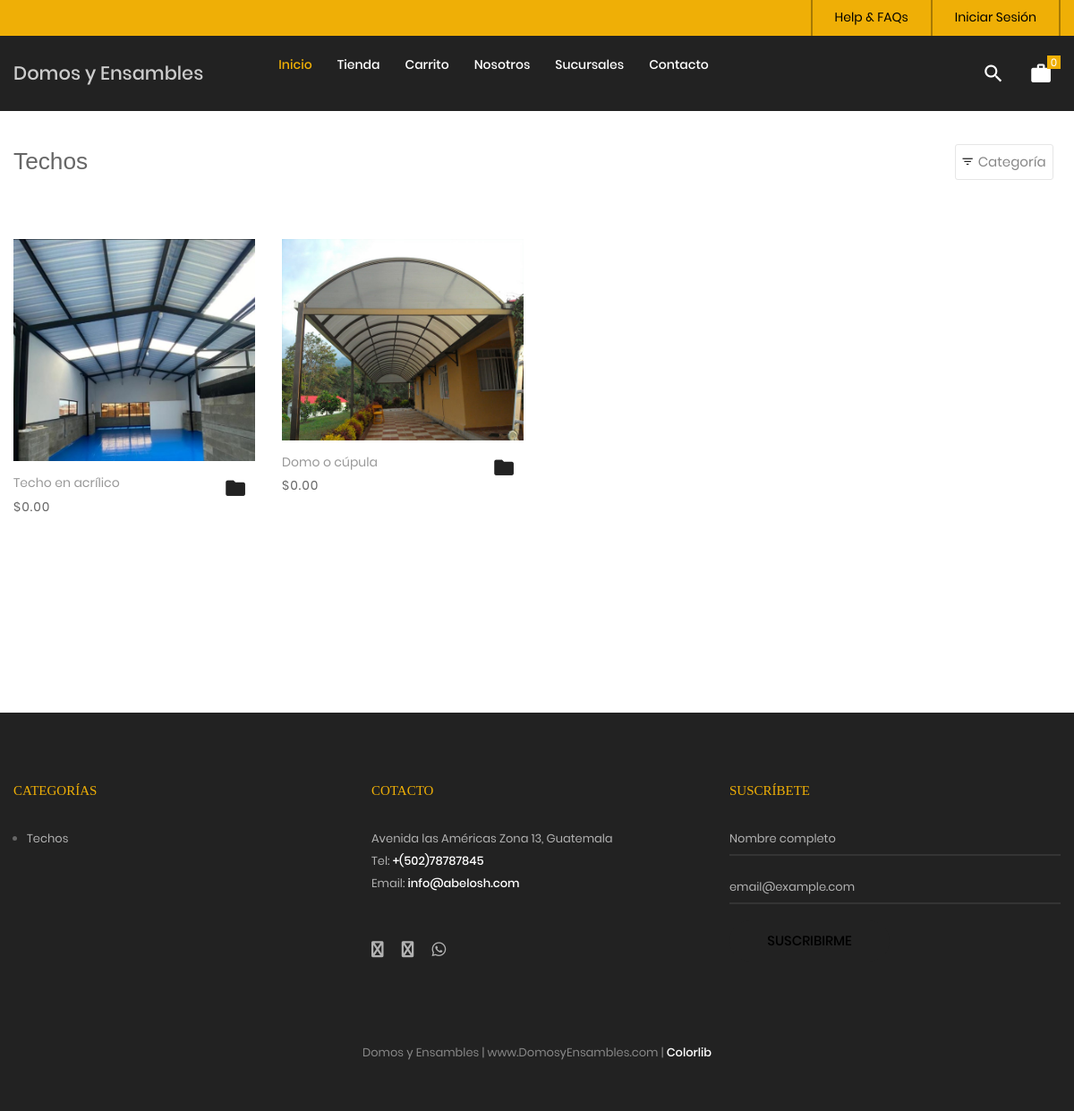
Page /tienda/categoria/1/techos on the committed database.
### tables this page shows
CREATE TABLE `producto` (
  `idproducto` bigint(20) NOT NULL,
  `categoriaid` bigint(20) NOT NULL,
  `codigo` varchar(30) NOT NULL,
  `nombre` varchar(255) NOT NULL,
  `descripcion` text NOT NULL,
  `imagen` varchar(100) DEFAULT NULL,
  `datecreated` datetime NOT NULL DEFAULT current_timestamp(),
  `ruta` varchar(255) NOT NULL,
  `status` int(11) NOT NULL DEFAULT 1
);

CREATE TABLE `categoria` (
  `idcategoria` bigint(20) NOT NULL,
  `nombre` varchar(255) NOT NULL,
  `descripcion` text NOT NULL,
  `portada` varchar(100) NOT NULL,
  `datecreated` datetime NOT NULL DEFAULT current_timestamp(),
  `ruta` varchar(255) NOT NULL,
  `status` int(11) NOT NULL DEFAULT 1
);

### Libraries/Core/Views.php (called while the page is built)
<?php
	class Views
	{
		function getView($controller,$view,$data="")
		{
			$controller = get_class($controller);
			if($controller == "Home"){
				$view = "Views/".$view.".php";
			}else{
				$view = "Views/".$controller."/".$view.".php";
			}
			require_once ($view);
		}
	}
 ?>

### index.php (called while the page is built, shortened)
<?php
	require_once("Helpers/Helpers.php");
	require_once("Libraries/Core/Load.php");
 ?>

### Libraries/Core/Mysql.php (called while the page is built, shortened)
<?php
	class Mysql extends Conexion
	{
		private $conexion;
		function __construct()
		{
			$this->conexion = new Conexion();
			$this->conexion = $this->conexion->conect();
		}
		public function select(string $query)
		{
			$this->strquery = $query;
        	$result = $this->conexion->prepare($this->strquery);
			$result->execute();
        	$data = $result->fetch(PDO::FETCH_ASSOC);
        	return $data;
		}
		public function select_all(string $query)
		{
			$this->strquery = $query;
        	$result = $this->conexion->prepare($this->strquery);
			$result->execute();
        	$data = $result->fetchall(PDO::FETCH_ASSOC);
        	return $data;
		}
	}
 ?>

### Libraries/Core/Conexion.php (called while the page is built)
<?php
class Conexion{
	private $conect;
	public function __construct(){
		$connectionString = "mysql:host=".DB_HOST.";dbname=".DB_NAME.";charset=".DB_CHARSET;
		try{
			$this->conect = new PDO($connectionString, DB_USER, DB_PASSWORD);
			$this->conect->setAttribute(PDO::ATTR_ERRMODE, PDO::ERRMODE_EXCEPTION);
		}catch(PDOException $e){
			$this->conect = 'Error de conexión';
		    echo "ERROR: " . $e->getMessage();
		}
	}
	public function conect(){
		return $this->conect;
	}
}
?>

### Models/TProducto.php (called while the page is built, shortened)
<?php
require_once("Libraries/Core/Mysql.php");
trait TProducto{
	public function getProductosCategoriaT(int $idcategoria, string $ruta, $desde = null, $porpagina = null){
		$this->intIdcategoria = $idcategoria;
		$this->strRuta = $ruta;
		$where = "";
		if(is_numeric($desde) AND is_numeric($porpagina)){
			$where = " LIMIT ".$desde.",".$porpagina;
		}
		$this->con = new Mysql();
		$sql_cat = "SELECT idcategoria,nombre,ruta FROM categoria WHERE idcategoria = '{$this->intIdcategoria}'";
		$request = $this->con->select($sql_cat);
		if(!empty($request)){
			$this->strCategoria = $request['nombre'];
			$this->strRutaCategoria = $request['ruta'];
			$sql = "SELECT p.idproducto,
							p.codigo,
							p.nombre,
							p.descripcion,
							p.categoriaid,
							c.nombre as categoria,
							p.ruta
					FROM producto p
					INNER JOIN categoria c
					ON p.categoriaid = c.idcategoria
					WHERE p.status != 0 AND p.categoriaid = $this->intIdcategoria AND c.ruta = '{$this->strRuta}'
					ORDER BY p.idproducto DESC ".$where;
					$request = $this->con->select_all($sql);
					if(count($request) > 0){
						for ($c=0; $c < count($request) ; $c++) {
							$intIdProducto = $request[$c]['idproducto'];
							$sqlImg = "SELECT img
									FROM imagen
									WHERE productoid = $intIdProducto";
							$arrImg = $this->con->select_all($sqlImg);
							if(count($arrImg) > 0){
								for ($i=0; $i < count($arrImg); $i++) {
									$arrImg[$i]['url_image'] = media().'/images/uploads/'.$arrImg[$i]['img'];
								}
							}
							$request[$c]['images'] = $arrImg;
						}
					}
			$request = array('idcategoria' => $this->intIdcategoria,
								'ruta' => $this->strRutaCategoria,
								'categoria' => $this->strCategoria,
								'productos' => $request
							);
		}
		return $request;
	}
}
 ?>

### Helpers/Helpers.php (called while the page is built, shortened)
<?php
	function base_url()
	{
		return BASE_URL;
	}
    function footerTienda($data="")
    {
        $view_footer = "Views/Template/footer_tienda.php";
        require_once ($view_footer);
    }
    function formatMoney($cantidad){
        $cantidad = number_format($cantidad,2,SPD,SPM);
        return $cantidad;
    }
    function getCatFooter(){
        require_once ("Models/CategoriasModel.php");
        $objCategoria = new CategoriasModel();
        $request = $objCategoria->getCategoriasFooter();
        return $request;
    }
    function getInfoPage(int $idpagina){
        require_once("Libraries/Core/Mysql.php");
        $con = new Mysql();
        $sql = "SELECT * FROM post WHERE idpost = $idpagina";
        $request = $con->select($sql);
        return $request;
    }
 ?>

### Models/CategoriasModel.php (called while the page is built, shortened)
<?php
	class CategoriasModel extends Mysql
	{
		public function getCategoriasFooter(){
			$sql = "SELECT idcategoria, nombre, descripcion, portada, ruta
					FROM categoria WHERE  status = 1 AND idcategoria IN (".CAT_FOOTER.")";
			$request = $this->select_all($sql);
			if(count($request) > 0){
				for ($c=0; $c < count($request) ; $c++) {
					$request[$c]['portada'] = BASE_URL.'/Assets/images/uploads/'.$request[$c]['portada'];
				}
			}
			return $request;
		}
	}
 ?>

### Views/Tienda/categoria.php (the view, shortened to what this page needs)
<?php
$arrProductos = $data['productos'];
 ?>
<br><br><br>
	<div class="bg0 m-t-23 p-b-140">
		<div class="container">
			<div class="flex-w flex-sb-m p-b-52">
				<div class="flex-w flex-l-m filter-tope-group m-tb-10">
					<h3><?= $data['page_title']; ?></h3>
				</div>
				<div class="flex-w flex-c-m m-tb-10">
					<div class="flex-c-m stext-106 cl6 size-104 bor4 pointer hov-btn3 trans-04 m-r-8 m-tb-4 js-show-filter">
						<i class="icon-filter cl2 m-r-6 fs-15 trans-04 zmdi zmdi-filter-list"></i>
						 Categoría &nbsp;
					</div>
				</div>
			</div>
			<div class="row isotope-grid">
			<?php
			if(!empty($arrProductos)){
				for ($p=0; $p < count($arrProductos); $p++) {
					$ruta = $arrProductos[$p]['ruta'];
					if(count($arrProductos[$p]['images']) > 0 ){
						$portada = $arrProductos[$p]['images'][0]['url_image'];
					}else{
						$portada = media().'/images/uploads/product.png';
					}
			 ?>
				<div class="col-sm-6 col-md-4 col-lg-3 p-b-35 isotope-item women">
					<div class="block2">
						<div class="block2-pic hov-img0">
							<img src="<?= $portada ?>" alt="<?= $arrProductos[$p]['nombre'] ?>">
						</div>
						<div class="block2-txt flex-w flex-t p-t-14">
							<div class="block2-txt-child1 flex-col-l ">
								<a href="<?= base_url().'/tienda/producto/'.$arrProductos[$p]['idproducto'].'/'.$ruta; ?>" class="stext-104 cl4 hov-cl1 trans-04 js-name-b2 p-b-6">
									<?= $arrProductos[$p]['nombre'] ?>
								</a>
								<span class="stext-105 cl3">
									<?= SMONEY.formatMoney($arrProductos[$p]['precio']); ?>
								</span>
							</div>
							<div class="block2-txt-child2 flex-r p-t-3">
								<a href="#"
								 id="<?= openssl_encrypt($arrProductos[$p]['idproducto'],METHODENCRIPT,KEY); ?>"
								 class="btn-addwish-b2 dis-block pos-relative js-addwish-b2 js-addcart-detail
								 icon-header-item cl2 hov-cl1 trans-04 p-l-22 p-r-11
								 ">
									<i class="zmdi zmdi-folder"></i>
								</a>
							</div>
						</div>
					</div>
				</div>
			<?php
				}
			}else{
				?>
			<p>No hay productos para mostrar <a href="<?= base_url() ?>/tienda"> Ver productos</a></p>
			<?php
			}
			?>
			</div>
			<?php
				if(count($data['productos']) > 0){
			 ?>
			<div class="flex-c-m flex-w w-full p-t-45">
			</div>
			<?php
				}
			 ?>
		</div>
	</div>
<?php
	footerTienda($data);
?>

### Views/Template/footer_tienda.php (shortened to what this page needs)
	<?php
		$catFotter = getCatFooter();
	 ?>
	<footer class="bg3 p-t-75 p-b-32">
		<div class="container">
			<div class="row">
				<div class="col-sm-6 col-lg-4 p-b-50">
					<h4 class="stext-301 cl1 p-b-30">
						Categorías
					</h4>
					<?php if(count($catFotter) > 0){ ?>
					<ul>
						<?php foreach ($catFotter as $cat) { ?>
						<li class="p-b-10">
							<a href="<?= base_url() ?>/tienda/categoria/<?= $cat['idcategoria'].'/'.$cat['ruta'] ?>" class="stext-107 cl7 hov-cl1 trans-04">
								<?= $cat['nombre'] ?>
							</a>
						</li>
						<?php } ?>
					</ul>
					<?php } ?>
				</div>
				<div class="col-sm-6 col-lg-4 p-b-50">
					<h4 class="stext-301 cl1 p-b-30">
						Cotacto
					</h4>
					<p class="stext-107 cl7 size-201">
						<?= DIRECCION ?> <br>
						Tel: <a class="linkFooter" href="tel:<?= TELEMPRESA ?>"><?= TELEMPRESA ?></a><br>
						Email: <a class="linkFooter" href="mailto:<?= EMAIL_EMPRESA ?>"><?= EMAIL_EMPRESA ?></a>
					</p>
					<div class="p-t-27">
						<a href="<?= FACEBOOK ?>" target="_blanck" class="fs-18 cl7 hov-cl1 trans-04 m-r-16">
							<i class="fa fa-facebook"></i>
						</a>
						<a href="<?= INSTAGRAM ?>" target="_blanck"  class="fs-18 cl7 hov-cl1 trans-04 m-r-16">
							<i class="fa fa-instagram"></i>
						</a>
						<a href="https://wa.me/<?= WHATSAPP ?>" target="_blanck"  class="fs-18 cl7 hov-cl1 trans-04 m-r-16">
							<i class="fab fa-whatsapp"></i>
						</a>
					</div>
				</div>
				<div class="col-sm-6 col-lg-4 p-b-50">
					<h4 class="stext-301 cl1 p-b-30">
						Suscríbete
					</h4>
					<form id="frmSuscripcion" name="frmSuscripcion">
						<div class="wrap-input1 w-full p-b-4">
							<input class="input1 bg-none plh1 stext-107 cl7" type="text" id="nombreSuscripcion" name="nombreSuscripcion" placeholder="Nombre completo" required>
						</div>
						<br>
						<div class="wrap-input1 w-full p-b-4">
							<input class="input1 bg-none plh1 stext-107 cl7" type="email" id="emailSuscripcion" name="emailSuscripcion" placeholder="email@example.com" required >
						</div>
						<div class="p-t-18">
							<button class="flex-c-m stext-101 cl0 size-103 bg1 bor1 hov-btn2 p-lr-15 trans-04">
								Suscribirme
							</button>
						</div>
					</form>
				</div>
			</div>
			<div class="p-t-40">
				<p class="stext-107 cl6 txt-center">
					<?= NOMBRE_EMPESA; ?> | <?= WEB_EMPRESA; ?> | <a href="https://colorlib.com" target="_blank">Colorlib</a>
				</p>
			</div>
		</div>
	</footer>
</body>
</html>

### Assets/tienda/css/main.css (style rules this page uses)
.container { max-width: 1380px; }
@media (max-width: 1600px) { .container { max-width: 1200px; } }
.container p { margin-bottom: 20px; }
.container ul, .container ol { margin-left: 15px; margin-bottom: 20px; }
.container ul, .container ul li { list-style: initial; }
.icon-header-item { position: relative; font-size: 26px; line-height: 1; cursor: pointer; }
.block2-pic { position: relative; }
.block2-txt-child1 { width: calc(100% - 30px); }
.block2-txt-child2 { width: 30px; }
.cl0 { color: rgb(0, 0, 0); }
.cl1 { color: #EFAF06; }
.cl2 { color: #222 }
.cl3 { color: #666; }
.cl4 { color: #999; }
.cl6 { color: #888; }
.cl7 { color: #b2b2b2; }
.stext-101 { font-family: Poppins-Medium; font-size: 15px; line-height: 1.466667; text-transform: uppercase; }
.stext-104 { font-family: Poppins-Regular; font-size: 14px; line-height: 1.466667; }
.stext-105 { font-family: Poppins-Regular; font-size: 14px; line-height: 1.466667; letter-spacing: 1px; }
.stext-106 { font-family: Poppins-Regular; font-size: 15px; line-height: 1.2; }
.stext-107 { font-family: Poppins-Regular; font-size: 13px; line-height: 1.923; }
.stext-301 { font-family: Montserrat-Bold; font-size: 15px; line-height: 1.6; text-transform: uppercase; }
.size-103 { min-width: 179px; height: 46px; }
.size-104 { min-width: 94px; height: 40px; }
.size-201 { max-width: 270px; }
.bg-none { background-color: transparent; }
.bg0 { background-color: #fff; }
.bg1 { background-color: #222222; }
.bg3 { background-color: #222; }
.bor1 { border-radius: 23px; }
.bor4 { border: 1px solid #e6e6e6; border-radius: 3px; }
.wrap-input1 { position: relative; border-bottom: 2px solid rgba(204,204,204, 0.1); }
.input1 { background-color: transparent; width: 100%; }
.hov-img0 { display: block; overflow: hidden; }
.hov-img0 img { width: 100%; -webkit-transition: transform 0.9s ease; -o-transition: transform 0.9s ease; -moz-transition: transform 0.9s ease; transition: transform 0.9s ease; }
.linkFooter { color: #FFF !important; }

### rows in the picture
producto: shows a picture, nombre "Techo en acrílico", precio "0.00"
producto: shows a picture, nombre "Domo o cúpula", precio "0.00"
categoria: nombre "Techos"

### other values in the picture
$data['page_title'] "Techos"
DIRECCION "Avenida las Américas Zona 13, Guatemala"
TELEMPRESA "+(502)78787845"
EMAIL_EMPRESA "info@abelosh.com"
NOMBRE_EMPESA "Domos y Ensambles"
WEB_EMPRESA "www.DomosyEnsambles.com"
